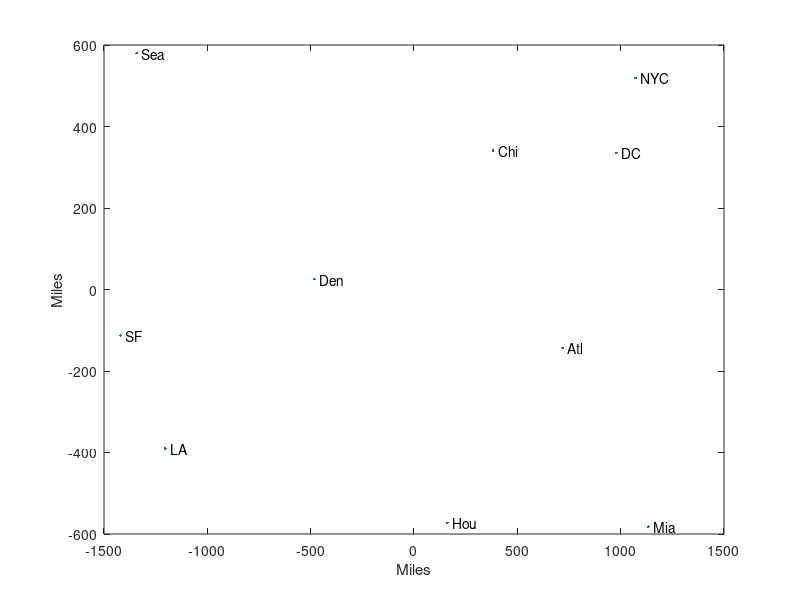
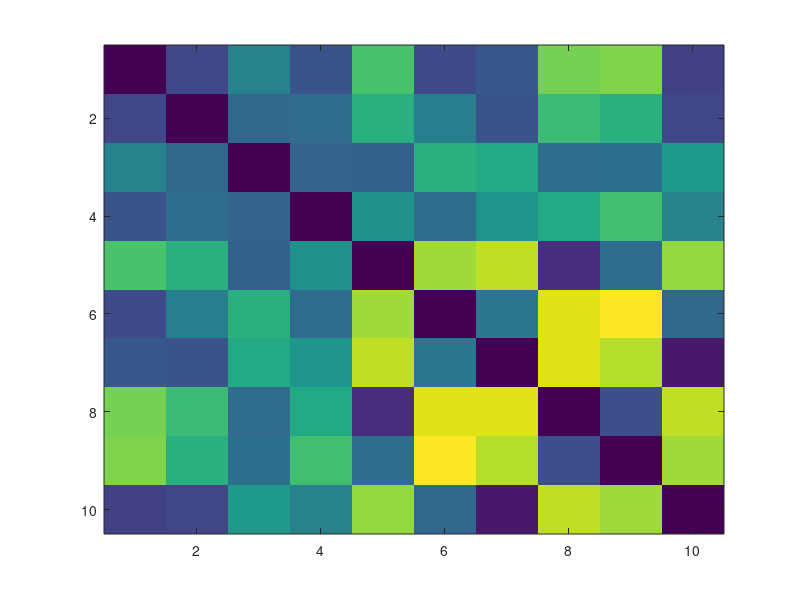

These charts were generated, in order, by the following MATLAB code: (Note: this script raises an error after producing the figures.)
% Purpose:      Provide sample script for traditional MDS analysis
% Input:        None
% Output:       MDS plot of US cities
% Dependencies:     none
% Version history:  02/10/2020
% Matlab version:   2015a
% Creator:  Esti Blanco-Elorrieta
%% Start a new script from scratch%

clear all; close all; clc


%% Create data for the simulation

% First, create the distance matrix and pass it to cmdscale. In this example,
% D is a full distance matrix: it is square and symmetric, 
% has positive entries off the diagonal, and has zeros on the diagonal.

%First we create a vector with the city names we will be doing our simulation
% with
cities = {'Atl','Chi','Den','Hou','LA','Mia','NYC','SF','Sea','DC'};

% Then we create a distance matrix with the miles between this cities
% distances have been taken from www.distancebetweencities.us
D = [    0  587 1212  701 1936  604  748 2139 2182   543;
       587    0  920  940 1745 1188  713 1858 1737   597;
      1212  920    0  879  831 1726 1631  949 1021  1494;
       701  940  879    0 1374  968 1420 1645 1891  1220;
      1936 1745  831 1374    0 2339 2451  347  959  2300;
       604 1188 1726  968 2339    0 1092 2594 2734   923;
       748  713 1631 1420 2451 1092    0 2571 2408   205;
      2139 1858  949 1645  347 2594 2571    0  678  2442;
      2182 1737 1021 1891  959 2734 2408  678    0  2329;
       543  597 1494 1220 2300  923  205 2442 2329     0];
   
 %% Next we apply multidimensional scaling onto these data
 
 [Y,eigvals] = cmdscale(D); 
 
 
 %% Plot in space to see that it represents the spatial distribution 
 % of these points faithfully. Note that our plotting of north up and south
 % done is a convention, hence, although the MDS solution will represent 
 % the distances between cities faithfully, it is possible that the axes 
 % will be unconventional (i.e., north and south may be reversed)
 
plot(Y(:,1),Y(:,2),'.')
text(Y(:,1)+25,Y(:,2),cities)
xlabel('Miles')
ylabel('Miles')

%% Plot as heatmap and dendrogram to see the difference in information provided by graph

%Heatmap
figure;
imagesc(D)
set(gca,'XTickLabels',{'Atl','Chi','Den','Hou','LA','Mia','NYC','SF','Sea','DC'}, 'YTickLabels',{'Atl','Chi','Den','Hou','LA','Mia','NYC','SF','Sea','DC'}, 'fontsize',12)
colorbar

%Dendrogram
figure;

% We need to use the linkage function, to join observations into clusters.
% This function takes the distance information and links pairs of objects 
% that are close together into binary clusters.
% The linkage function then links these newly formed clusters to each other
% and to other objects to create bigger clusters until all the objects in 
% the original data set are linked together in a hierarchical tree.
data = linkage(D);

% Create the dendrogram
dendrogram(data, 'Labels',{'Atl','Chi','Den','Hou','LA','Mia','NYC','SF','Sea','DC'})

